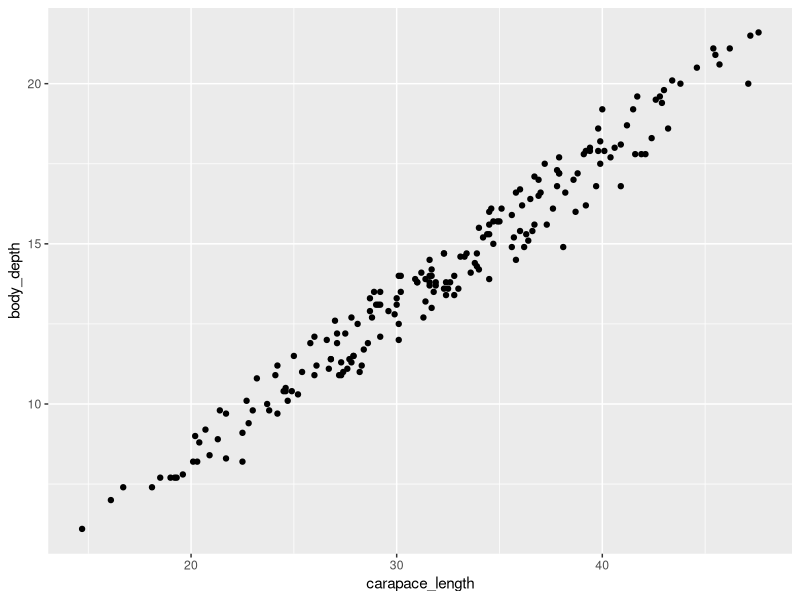
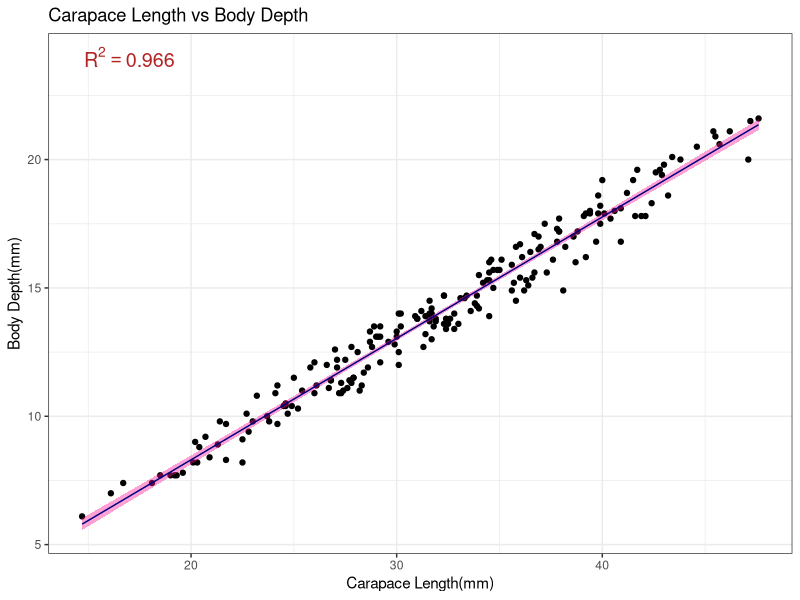

The R script that drew these images, in order:
## ---- chunk 1
setwd("~/projects/Biological_Data_Anaysis_2022/")
library(tidyverse)
## ---- chunk 2
crabs <- read_csv("data/crabs.csv")
glimpse(crabs)
## ---- chunk 3
ggplot(crabs, aes(x = carapace_length, y = body_depth)) + geom_point()
## ---- chunk 4
model_fit <- lm(body_depth ~ carapace_length, data=crabs)
summary(model_fit)
## ---- chunk 5
ggplot(crabs, aes(x = carapace_length, y = body_depth)) + geom_point() + geom_smooth(method = "lm", color = "navy", size = 0.5, fill = "deeppink") + labs(x= "Carapace Length(mm)", y="Body Depth(mm)", title = "Carapace Length vs Body Depth") + annotate("text", x =17, y=24, label = "R^2 == 0.966", parse=T, color = "firebrick", size = 5)+theme_bw()
